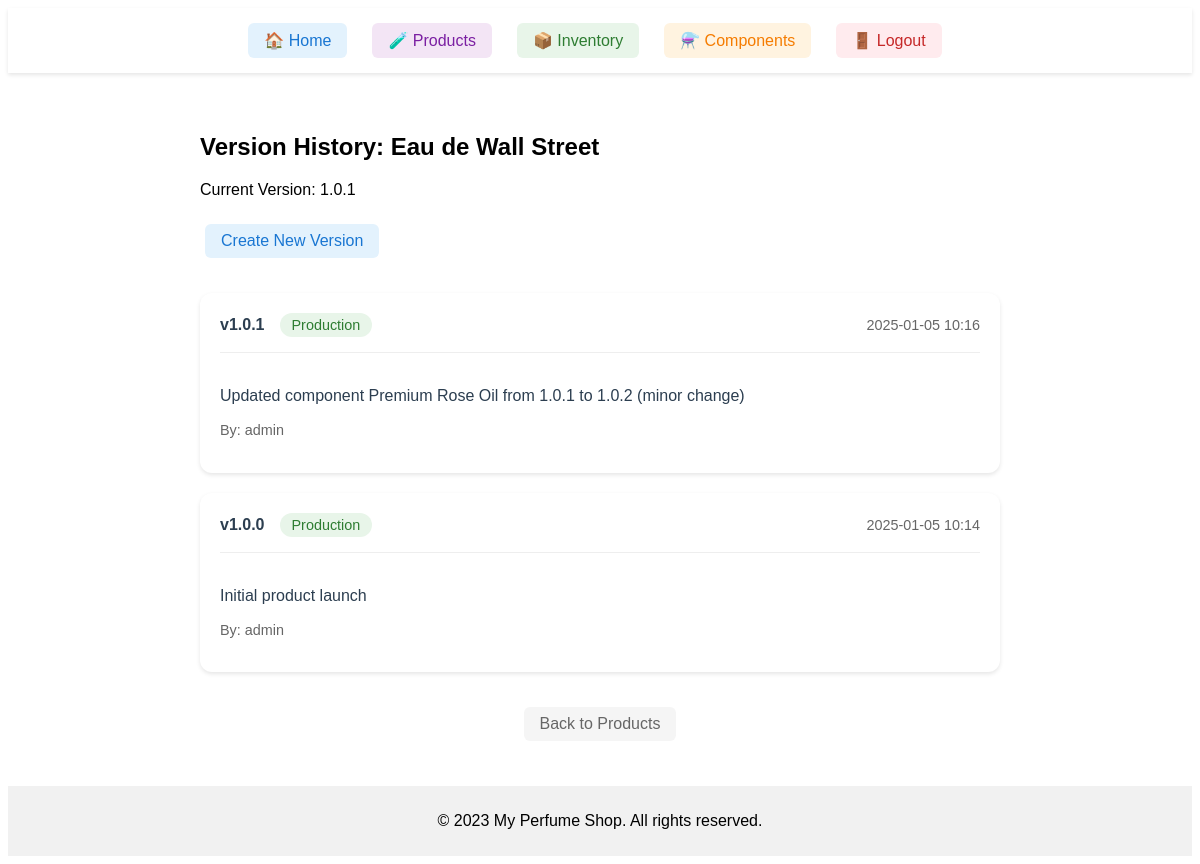
The app's page /product/product/1/versions (signed in) with its own data.
### app/models.py (models this page shows, shortened)
class Product(db.Model):
    id = db.Column(db.Integer, primary_key=True)
    name = db.Column(db.String(100), nullable=False)
    base_price = db.Column(db.Float, nullable=False)  # Base price for the product
    description = db.Column(db.Text)
    category = db.Column(db.String(50))
    versions = db.relationship('ProductVersion', backref='product', lazy=True)
    components = db.relationship('Component',
                               secondary=product_components,
                               backref=db.backref('products', lazy=True))
    inventory_entries = db.relationship('ProductInventory', backref='product', lazy=True, order_by='desc(ProductInventory.created_at)')
    @property
    def current_version(self):
        latest_entry = self.inventory_entries[0] if self.inventory_entries else None
        return latest_entry.version if latest_entry else "1.0"

class ProductInventory(db.Model):
    id = db.Column(db.Integer, primary_key=True)
    product_id = db.Column(db.Integer, db.ForeignKey('product.id'), nullable=False)
    version = db.Column(db.String(10), nullable=False)
    inventory = db.Column(db.Integer, default=0)
    price = db.Column(db.Float, nullable=False)  # Specific price for this version
    created_at = db.Column(db.DateTime, default=datetime.utcnow)

class ProductVersion(db.Model):
    id = db.Column(db.Integer, primary_key=True)
    product_id = db.Column(db.Integer, db.ForeignKey('product.id'), nullable=False)
    version_number = db.Column(db.String(10), nullable=False)
    changes = db.Column(db.Text)
    created_by = db.Column(db.Integer, db.ForeignKey('user.id'))
    created_at = db.Column(db.DateTime, default=datetime.utcnow)
    is_production = db.Column(db.Boolean, default=False)

class User(UserMixin, db.Model):
    id = db.Column(db.Integer, primary_key=True)
    username = db.Column(db.String(100), unique=True, nullable=False)
    password = db.Column(db.String(100), nullable=False)
    role = db.Column(db.String(20), nullable=False, default='user')  # 'admin' or 'user'

### app/views/product.py (the view)
@product_bp.route('/product/<int:id>/versions')
@login_required
def view_versions(id):
    product = Product.query.get_or_404(id)
    return render_template('product/versions.html', product=product, User=User)

### app/__init__.py (called while the page is built)
@login_manager.user_loader
def load_user(user_id):
    from .models import User  # Import User here to avoid circular import
    return User.query.get(int(user_id))

### app/templates/product/versions.html (shortened to what this page needs)
{% extends 'base.html' %}
{% block content %}
<div class="version-history">
    <h2>Version History: {{ product.name }}</h2>
    <p>Current Version: {{ product.current_version }}</p>
    {% if current_user.role == 'admin' %}
    <div class="admin-controls">
        <a href="{{ url_for('product.new_version', id=product.id) }}" class="btn add-btn">Create New Version</a>
    </div>
    {% endif %}
    <div class="versions-list">
        {% for version in product.versions|sort(attribute='created_at', reverse=True) %}
        <div class="version-card">
            <div class="version-header">
                <span class="version-number">v{{ version.version_number }}</span>
                {% if version.is_production %}
                    <span class="production-badge">Production</span>
                {% else %}
                    <span class="dev-badge">Development</span>
                {% endif %}
                <span class="version-date">{{ version.created_at.strftime('%Y-%m-%d %H:%M') }}</span>
            </div>
            <div class="version-content">
                <p class="changes">{{ version.changes }}</p>
                <p class="author">By: {{ User.query.get(version.created_by).username }}</p>
            </div>
        </div>
        {% endfor %}
    </div>
    <div class="back-link">
        <a href="{{ url_for('product.index') }}" class="btn cancel-btn">Back to Products</a>
    </div>
</div>
{% endblock %}

### app/static/css/style.css (style rules this page uses)
body { font-family: Arial, sans-serif; }
.btn { display: inline-block; padding: 10px 20px; background-color: #007bff; color: white; text-decoration: none; border-radius: 5px; margin: 5px; }
.admin-controls { margin: 20px 0; }

### app/templates/product/versions.html (style rules this page uses)
.version-history { max-width: 800px; margin: 20px auto; padding: 20px; }
.versions-list { display: flex; flex-direction: column; gap: 20px; margin: 30px 0; }
.version-card { background: white; border-radius: 12px; box-shadow: 0 2px 4px rgba(0,0,0,0.1); padding: 20px; }
.version-header { display: flex; align-items: center; gap: 15px; margin-bottom: 15px; }
.version-number { font-weight: bold; color: #2c3e50; }
.production-badge { background: #e8f5e9; color: #2e7d32; padding: 4px 12px; border-radius: 12px; font-size: 0.9em; }
.version-date { color: #666; font-size: 0.9em; margin-left: auto; }
.version-content { border-top: 1px solid #eee; padding-top: 15px; }
.changes { margin-bottom: 10px; line-height: 1.5; color: #2c3e50; }
.author { color: #666; font-size: 0.9em; }
.admin-controls { margin: 20px 0; }
.add-btn { background: #e3f2fd; color: #1976d2; padding: 8px 16px; border-radius: 6px; text-decoration: none; display: inline-flex; align-items: center; gap: 8px; transition: background 0.2s; }
.cancel-btn { background: #f5f5f5; color: #666; padding: 8px 16px; border-radius: 6px; text-decoration: none; transition: background 0.2s; }
.back-link { margin-top: 20px; text-align: center; }

### records on screen
Product: name "Eau de Wall Street"
ProductInventory: current_version "1.0.1"
ProductVersion: version_number "1.0.1", is_production "Production", created_at "2025-01-05 10:16", changes "Updated component Premium Rose Oil from 1.0.1 to 1.0.2 (minor change)", query.get "admin"
ProductVersion: version_number "1.0.0", is_production "Production", created_at "2025-01-05 10:14", changes "Initial product launch", query.get "admin"
